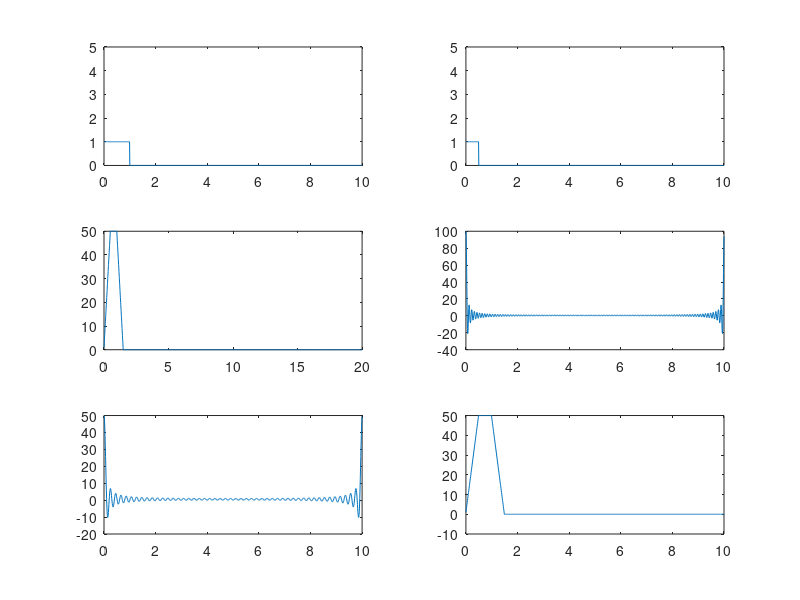

Source code (MATLAB):
t1 = 0:0.01:10;
x(t1<0) = 0;
x(t1>=0) = 1;
x(t1>=1) = 0;
subplot(3,2,1);
plot(t1,x);
ylim([0 5]);

h(t1<0) = 0;
h(t1>=0) = 1;
h(t1>=0.5) = 0;
subplot(3,2,2);
plot(t1,h);
ylim([0 5]);

t = 0:0.01:20;
y = conv(x,h);
subplot(3,2,3);
plot(t,y);

xf = fft(x);
subplot(3,2,4);
plot(t1,xf);

hf = fft(h);
subplot(3,2,5);
plot(t1,hf);

yf = xf.*hf;
z = ifft(yf);
subplot(3,2,6);
plot(t1,z);



